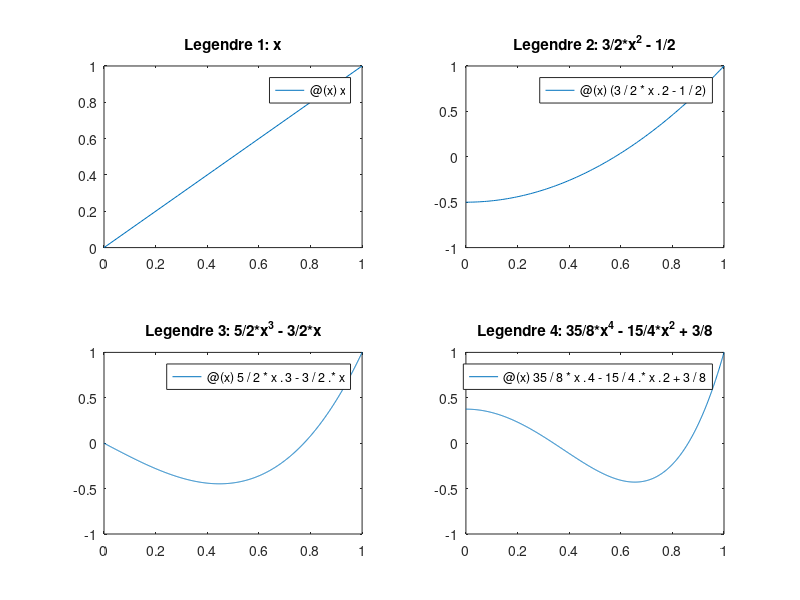

Reproduce this figure in MATLAB.
subplot(2,2,1)
l1=@(x) x
fplot(l1,[0,1])
title('Legendre 1: x')

subplot(2,2,2)
l2=@(x) (3/2*x.^2 - 1/2)
fplot(l2,[0,1])
title('Legendre 2: 3/2*x^2 - 1/2')

subplot(2,2,3)
l3=@(x) 5/2*x.^3 - 3/2.*x
fplot(l3,[0,1])
title('Legendre 3: 5/2*x^3 - 3/2*x')

subplot(2,2,4)
l4=@(x) 35/8*x.^4 - 15/4.*x.^2 + 3/8
fplot(l4,[0,1])
title('Legendre 4: 35/8*x^4 - 15/4*x^2 + 3/8')